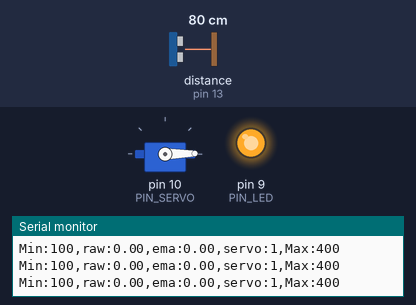
Recording of a sketch running on a simulated Arduino Uno, built with avr-gcc and run on an emulated ATmega328P. Parts: servo, output pins drawn as LEDs (lit = HIGH), the last lines printed to the serial monitor. Wiring (inferred from the names in the program): ultrasonic range finder: trigger pin 12; echo pin 13. The inputs (shaded band) are chosen by the test bench; at power-on: distance to the obstacle (sensor on pin 13) 80 cm. The echo pulse lasts 58.3 µs per cm; pins used as bus, display or sensor lines are not drawn.

Above: at 1.2 s.
1.3 s: distance to the obstacle (sensor on pin 13) set to 44 cm
2.8 s: distance to the obstacle (sensor on pin 13) set to 36 cm
At 3.1 s:
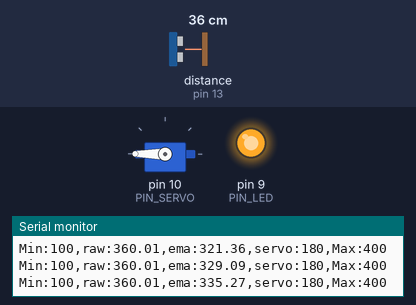
4.3 s: distance to the obstacle (sensor on pin 13) set to 35 cm
At 5.5 s:
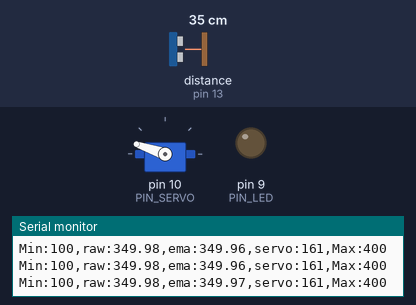
5.8 s: distance to the obstacle (sensor on pin 13) set to 18 cm
At 6.6 s:
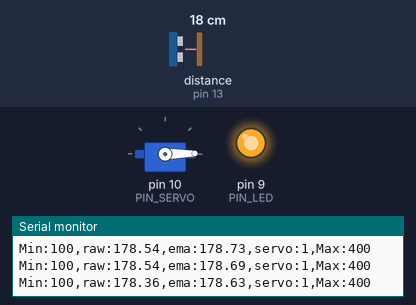
Timing chart, 0 to 8.3 s (numbered marks = the images above; inputs shaded):
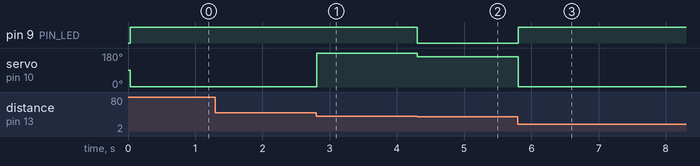

The sketch:

11_example_1.ino
```cpp
#include <Servo.h>

// Arduino pin assignment
#define PIN_LED 9
#define PIN_SERVO 10
#define PIN_TRIG 12
#define PIN_ECHO 13

// configurable parameters
#define SND_VEL 346.0 // sound velocity at 24 celsius degree (unit: m/s)
#define INTERVAL 25 // sampling interval (unit: ms)
#define _DIST_MIN 100 // minimum distance to be measured (unit: mm)
#define _DIST_MAX 400 // maximum distance to be measured (unit: mm)

#define _DUTY_MIN 553 // servo full clockwise position (0 degree)
#define _DUTY_NEU 1476 // servo neutral position (90 degree)
#define _DUTY_MAX 2399 // servo full counterclockwise position (180 degree)

// global variables
float timeout; // unit: us
float dist_min, dist_max, dist_raw, dist_prev, dist_ema, a, servo_inc; // unit: mm
unsigned long last_sampling_time; // unit: ms
float scale; // used for pulse duration to distance conversion
Servo myservo;

void setup() {
// initialize GPIO pins
  pinMode(PIN_LED,OUTPUT);
  pinMode(PIN_TRIG,OUTPUT);
  digitalWrite(PIN_TRIG, LOW);
  pinMode(PIN_ECHO,INPUT);

  myservo.attach(PIN_SERVO);
  myservo.writeMicroseconds(_DUTY_NEU);

// initialize USS related variables
  dist_min = _DIST_MIN;
  dist_max = _DIST_MAX;
  timeout = (INTERVAL / 2) * 1000.0; // precalculate pulseIn() timeout value. (unit: us)
  dist_raw = dist_prev = 0.0; // raw distance output from USS (unit: mm)
  scale = 0.001 * 0.5 * SND_VEL;
  dist_ema = 0.0;
  a = 0.2;
  servo_inc = 0.0;
// initialize serial port
  Serial.begin(57600);

// initialize last sampling time
  last_sampling_time = 0;
}

void loop() {
// wait until next sampling time.
// millis() returns the number of milliseconds since the program started. Will overflow after 50 days.
  if(millis() < last_sampling_time + INTERVAL) return;

// get a distance reading from the USS
  dist_raw = USS_measure(PIN_TRIG,PIN_ECHO);
  dist_ema = a * dist_raw + (1 - a) * dist_ema;
// output the read value to the serial port
  Serial.print("Min:100,raw:");
  Serial.print(dist_raw);
  Serial.print(",ema:");
  Serial.print(dist_ema);
  Serial.print(",servo:");
  Serial.print(myservo.read());
  Serial.println(",Max:400");

// adjust servo position according to the USS read value

  // add your code here!

if(dist_raw < 180.0) {
     myservo.writeMicroseconds(_DUTY_MIN);
     digitalWrite(PIN_LED, 1);
  }
  // 0 180 553 2399 >1846 /180 *dist_raw 거리 180일때 553 1293
  else if(dist_raw >= 180.0 && dist_raw <= 360.0){
     servo_inc = 1846 / 180 * dist_raw - 1293;
     myservo.writeMicroseconds(servo_inc);
     digitalWrite(PIN_LED, 0);
  }
  else {
    myservo.writeMicroseconds(_DUTY_MAX);
    digitalWrite(PIN_LED, 1);
  }

// update last sampling time
  last_sampling_time += INTERVAL;
}

// get a distance reading from USS. return value is in millimeter.
float USS_measure(int TRIG, int ECHO)
{
  float reading;
  digitalWrite(TRIG, HIGH);
  delayMicroseconds(10);
  digitalWrite(TRIG, LOW);

  reading = pulseIn(ECHO, HIGH, timeout) * scale; // unit: mm
  if(reading < dist_min || reading > dist_max) reading = 0.0; // return 0 when out of range.

  if(reading == 0.0) reading = dist_prev;
  else dist_prev = reading;

  return reading;
}
```

Measured:
- the behaviour switches between 40 and 39 cm on distance to the obstacle (sensor on pin 13) (found by bisection; images 0 and 1)
- after the input at 2.8 s, servo on pin 10 (PIN_SERVO): 1° → 180° at once
- after the input at 4.3 s, pin 9 (PIN_LED): HIGH → LOW at once; servo on pin 10 (PIN_SERVO): 180° → 161° at once
- after the input at 5.8 s, pin 9 (PIN_LED): LOW → HIGH at once; servo on pin 10 (PIN_SERVO): 161° → 1° at once
